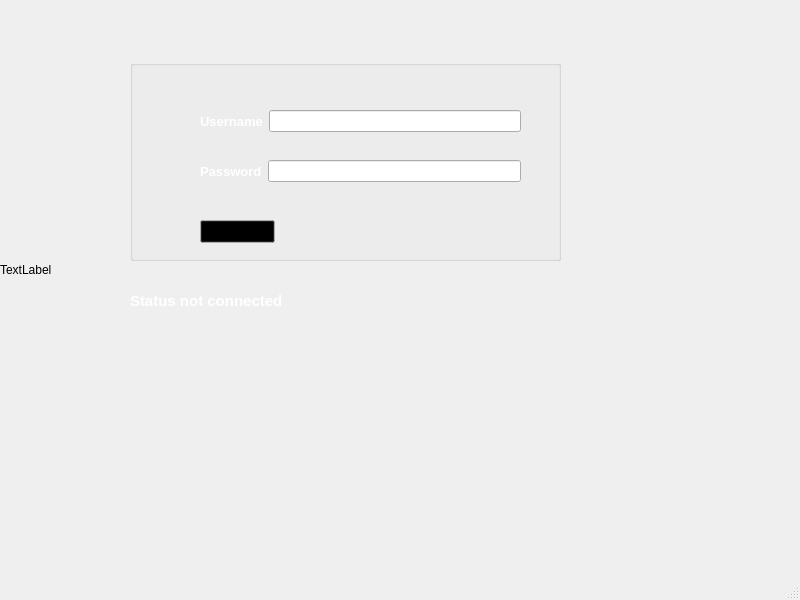
<?xml version="1.0" encoding="UTF-8"?>
<ui version="4.0">
 <class>Login_Window</class>
 <widget class="QMainWindow" name="Login_Window">
  <property name="geometry">
   <rect>
    <x>0</x>
    <y>0</y>
    <width>800</width>
    <height>600</height>
   </rect>
  </property>
  <property name="windowTitle">
   <string>MainWindow</string>
  </property>
  <widget class="QWidget" name="centralwidget">
   <widget class="QLabel" name="Label_picture">
    <property name="geometry">
     <rect>
      <x>0</x>
      <y>-11</y>
      <width>761</width>
      <height>561</height>
     </rect>
    </property>
    <property name="text">
     <string>TextLabel</string>
    </property>
   </widget>
   <widget class="QGroupBox" name="groupBox">
    <property name="geometry">
     <rect>
      <x>130</x>
      <y>60</y>
      <width>431</width>
      <height>201</height>
     </rect>
    </property>
    <property name="title">
     <string/>
    </property>
    <widget class="QPushButton" name="pushButton">
     <property name="geometry">
      <rect>
       <x>70</x>
       <y>160</y>
       <width>75</width>
       <height>23</height>
      </rect>
     </property>
     <property name="palette">
      <palette>
       <active>
        <colorrole role="WindowText">
         <brush brushstyle="SolidPattern">
          <color alpha="255">
           <red>255</red>
           <green>255</green>
           <blue>255</blue>
          </color>
         </brush>
        </colorrole>
        <colorrole role="Button">
         <brush brushstyle="SolidPattern">
          <color alpha="255">
           <red>0</red>
           <green>0</green>
           <blue>0</blue>
          </color>
         </brush>
        </colorrole>
        <colorrole role="Text">
         <brush brushstyle="SolidPattern">
          <color alpha="255">
           <red>0</red>
           <green>0</green>
           <blue>0</blue>
          </color>
         </brush>
        </colorrole>
        <colorrole role="ButtonText">
         <brush brushstyle="SolidPattern">
          <color alpha="255">
           <red>0</red>
           <green>0</green>
           <blue>0</blue>
          </color>
         </brush>
        </colorrole>
       </active>
       <inactive>
        <colorrole role="WindowText">
         <brush brushstyle="SolidPattern">
          <color alpha="255">
           <red>255</red>
           <green>255</green>
           <blue>255</blue>
          </color>
         </brush>
        </colorrole>
        <colorrole role="Button">
         <brush brushstyle="SolidPattern">
          <color alpha="255">
           <red>0</red>
           <green>0</green>
           <blue>0</blue>
          </color>
         </brush>
        </colorrole>
        <colorrole role="Text">
         <brush brushstyle="SolidPattern">
          <color alpha="255">
           <red>0</red>
           <green>0</green>
           <blue>0</blue>
          </color>
         </brush>
        </colorrole>
        <colorrole role="ButtonText">
         <brush brushstyle="SolidPattern">
          <color alpha="255">
           <red>0</red>
           <green>0</green>
           <blue>0</blue>
          </color>
         </brush>
        </colorrole>
       </inactive>
       <disabled>
        <colorrole role="WindowText">
         <brush brushstyle="SolidPattern">
          <color alpha="255">
           <red>120</red>
           <green>120</green>
           <blue>120</blue>
          </color>
         </brush>
        </colorrole>
        <colorrole role="Button">
         <brush brushstyle="SolidPattern">
          <color alpha="255">
           <red>0</red>
           <green>0</green>
           <blue>0</blue>
          </color>
         </brush>
        </colorrole>
        <colorrole role="Text">
         <brush brushstyle="SolidPattern">
          <color alpha="255">
           <red>120</red>
           <green>120</green>
           <blue>120</blue>
          </color>
         </brush>
        </colorrole>
        <colorrole role="ButtonText">
         <brush brushstyle="SolidPattern">
          <color alpha="255">
           <red>120</red>
           <green>120</green>
           <blue>120</blue>
          </color>
         </brush>
        </colorrole>
       </disabled>
      </palette>
     </property>
     <property name="font">
      <font>
       <pointsize>10</pointsize>
       <weight>75</weight>
       <bold>true</bold>
      </font>
     </property>
     <property name="text">
      <string>Enter</string>
     </property>
    </widget>
    <widget class="QWidget" name="">
     <property name="geometry">
      <rect>
       <x>70</x>
       <y>100</y>
       <width>321</width>
       <height>22</height>
      </rect>
     </property>
     <layout class="QHBoxLayout" name="horizontalLayout">
      <item>
       <widget class="QLabel" name="label_2">
        <property name="palette">
         <palette>
          <active>
           <colorrole role="WindowText">
            <brush brushstyle="SolidPattern">
             <color alpha="255">
              <red>255</red>
              <green>255</green>
              <blue>255</blue>
             </color>
            </brush>
           </colorrole>
           <colorrole role="Text">
            <brush brushstyle="SolidPattern">
             <color alpha="255">
              <red>255</red>
              <green>255</green>
              <blue>255</blue>
             </color>
            </brush>
           </colorrole>
          </active>
          <inactive>
           <colorrole role="WindowText">
            <brush brushstyle="SolidPattern">
             <color alpha="255">
              <red>255</red>
              <green>255</green>
              <blue>255</blue>
             </color>
            </brush>
           </colorrole>
           <colorrole role="Text">
            <brush brushstyle="SolidPattern">
             <color alpha="255">
              <red>255</red>
              <green>255</green>
              <blue>255</blue>
             </color>
            </brush>
           </colorrole>
          </inactive>
          <disabled>
           <colorrole role="WindowText">
            <brush brushstyle="SolidPattern">
             <color alpha="255">
              <red>120</red>
              <green>120</green>
              <blue>120</blue>
             </color>
            </brush>
           </colorrole>
           <colorrole role="Text">
            <brush brushstyle="SolidPattern">
             <color alpha="255">
              <red>120</red>
              <green>120</green>
              <blue>120</blue>
             </color>
            </brush>
           </colorrole>
          </disabled>
         </palette>
        </property>
        <property name="font">
         <font>
          <pointsize>10</pointsize>
          <weight>75</weight>
          <bold>true</bold>
         </font>
        </property>
        <property name="text">
         <string>Password</string>
        </property>
       </widget>
      </item>
      <item>
       <widget class="QLineEdit" name="lineEdit_password">
        <property name="echoMode">
         <enum>QLineEdit::Password</enum>
        </property>
       </widget>
      </item>
     </layout>
    </widget>
    <widget class="QWidget" name="">
     <property name="geometry">
      <rect>
       <x>70</x>
       <y>50</y>
       <width>321</width>
       <height>22</height>
      </rect>
     </property>
     <layout class="QHBoxLayout" name="horizontalLayout_2">
      <item>
       <widget class="QLabel" name="label">
        <property name="palette">
         <palette>
          <active>
           <colorrole role="WindowText">
            <brush brushstyle="SolidPattern">
             <color alpha="255">
              <red>255</red>
              <green>255</green>
              <blue>255</blue>
             </color>
            </brush>
           </colorrole>
           <colorrole role="Text">
            <brush brushstyle="SolidPattern">
             <color alpha="255">
              <red>255</red>
              <green>255</green>
              <blue>255</blue>
             </color>
            </brush>
           </colorrole>
          </active>
          <inactive>
           <colorrole role="WindowText">
            <brush brushstyle="SolidPattern">
             <color alpha="255">
              <red>255</red>
              <green>255</green>
              <blue>255</blue>
             </color>
            </brush>
           </colorrole>
           <colorrole role="Text">
            <brush brushstyle="SolidPattern">
             <color alpha="255">
              <red>255</red>
              <green>255</green>
              <blue>255</blue>
             </color>
            </brush>
           </colorrole>
          </inactive>
          <disabled>
           <colorrole role="WindowText">
            <brush brushstyle="SolidPattern">
             <color alpha="255">
              <red>120</red>
              <green>120</green>
              <blue>120</blue>
             </color>
            </brush>
           </colorrole>
           <colorrole role="Text">
            <brush brushstyle="SolidPattern">
             <color alpha="255">
              <red>120</red>
              <green>120</green>
              <blue>120</blue>
             </color>
            </brush>
           </colorrole>
          </disabled>
         </palette>
        </property>
        <property name="font">
         <font>
          <pointsize>10</pointsize>
          <weight>75</weight>
          <bold>true</bold>
         </font>
        </property>
        <property name="text">
         <string>Username</string>
        </property>
       </widget>
      </item>
      <item>
       <widget class="QLineEdit" name="lineEdit_username"/>
      </item>
     </layout>
    </widget>
    <zorder>label</zorder>
    <zorder>label_2</zorder>
    <zorder>lineEdit_username</zorder>
    <zorder>lineEdit_password</zorder>
    <zorder>lineEdit_password</zorder>
    <zorder>verticalSpacer</zorder>
    <zorder>pushButton</zorder>
   </widget>
   <widget class="QLabel" name="label_status">
    <property name="geometry">
     <rect>
      <x>130</x>
      <y>280</y>
      <width>191</width>
      <height>41</height>
     </rect>
    </property>
    <property name="palette">
     <palette>
      <active>
       <colorrole role="WindowText">
        <brush brushstyle="SolidPattern">
         <color alpha="255">
          <red>255</red>
          <green>255</green>
          <blue>255</blue>
         </color>
        </brush>
       </colorrole>
       <colorrole role="Text">
        <brush brushstyle="SolidPattern">
         <color alpha="255">
          <red>255</red>
          <green>255</green>
          <blue>255</blue>
         </color>
        </brush>
       </colorrole>
      </active>
      <inactive>
       <colorrole role="WindowText">
        <brush brushstyle="SolidPattern">
         <color alpha="255">
          <red>255</red>
          <green>255</green>
          <blue>255</blue>
         </color>
        </brush>
       </colorrole>
       <colorrole role="Text">
        <brush brushstyle="SolidPattern">
         <color alpha="255">
          <red>255</red>
          <green>255</green>
          <blue>255</blue>
         </color>
        </brush>
       </colorrole>
      </inactive>
      <disabled>
       <colorrole role="WindowText">
        <brush brushstyle="SolidPattern">
         <color alpha="255">
          <red>120</red>
          <green>120</green>
          <blue>120</blue>
         </color>
        </brush>
       </colorrole>
       <colorrole role="Text">
        <brush brushstyle="SolidPattern">
         <color alpha="255">
          <red>120</red>
          <green>120</green>
          <blue>120</blue>
         </color>
        </brush>
       </colorrole>
      </disabled>
     </palette>
    </property>
    <property name="font">
     <font>
      <pointsize>11</pointsize>
      <weight>75</weight>
      <bold>true</bold>
     </font>
    </property>
    <property name="text">
     <string>Status not connected</string>
    </property>
   </widget>
  </widget>
  <widget class="QStatusBar" name="statusbar"/>
 </widget>
 <resources/>
 <connections/>
</ui>
